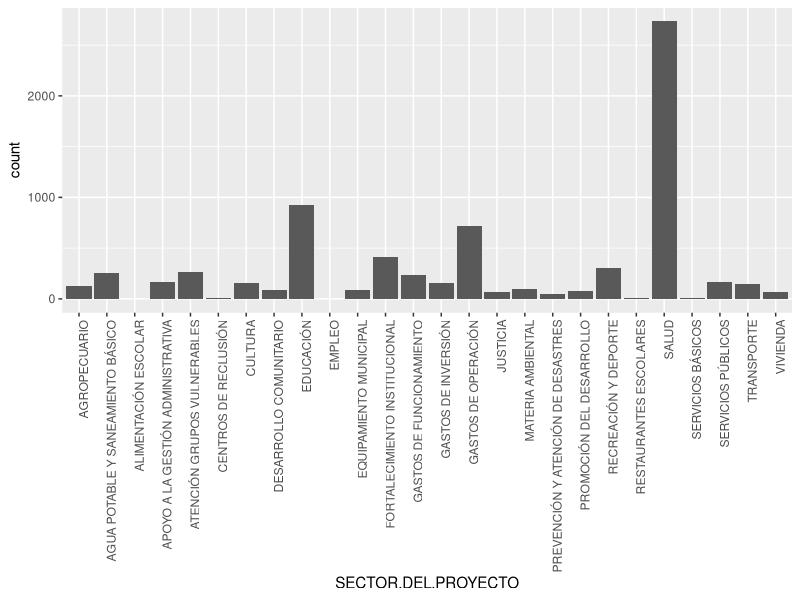
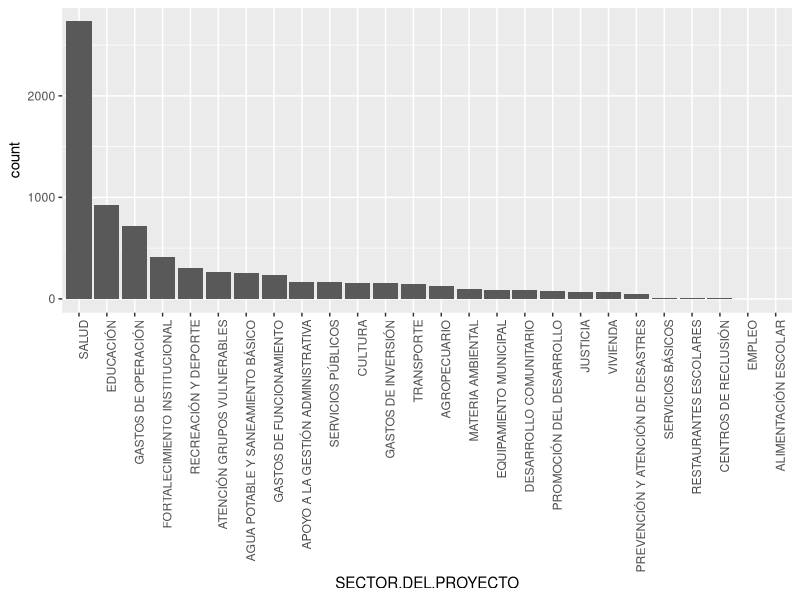
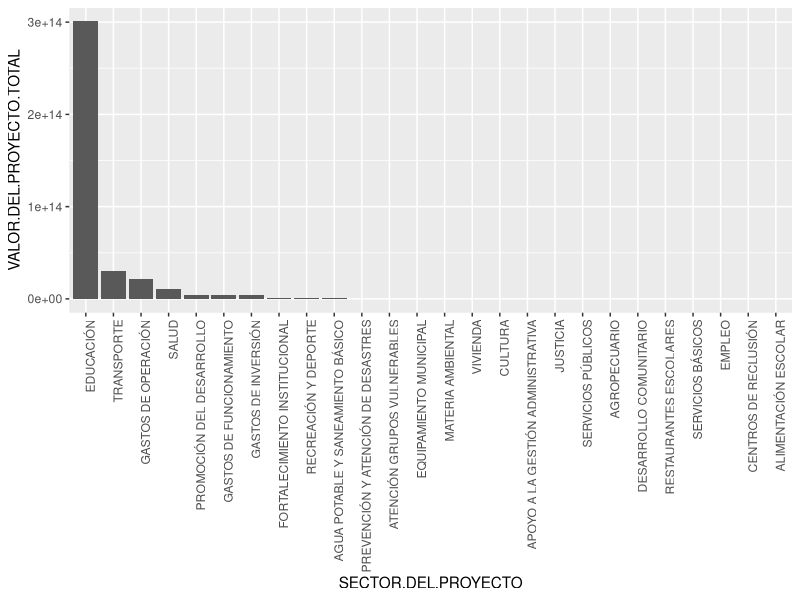
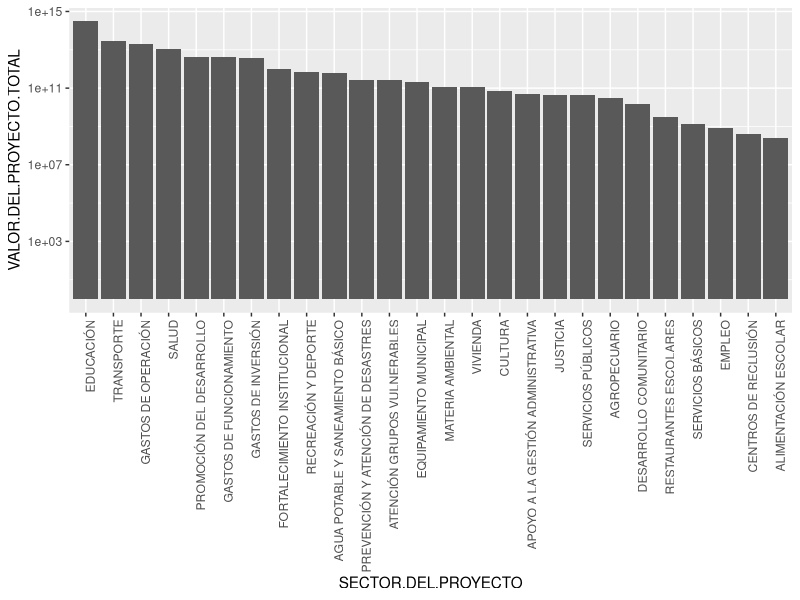

Write the R code that produced these figures, in order.
## ---- chunk 1
knitr::opts_chunk$set(echo = TRUE)
## ---- chunk 2
# Lee la base de datos.
contrata <- read.csv("Contratacion_Diciembre_2017.csv")

# Modifica y crea nuevas variable para adecuar la base de datos.
library(dplyr)
contrata <- contrata %>% 
            mutate(FECHA.SUSCRIPCIÓN = as.POSIXct(strptime(FECHA.SUSCRIPCIÓN, ## Convierte a fecha.
                                             format = "%m/%d/%Y %H:%M:%S")), 
                   FECHA.INICIO = as.POSIXct(strptime(FECHA.INICIO,   ## Convierte a fecha.
                                             format = "%m/%d/%Y %H:%M:%S")),
                   VALOR.CONTRATO = 
                   as.numeric(as.character(
                               recode(VALOR.CONTRATO, `#############` = ""))), ## Convierte a numérico
                   lapso     = as.numeric(FECHA.INICIO - FECHA.SUSCRIPCIÓN)/(3600*24), ## Calcula lapso de tiempo.
                   difPresup = DISPONIBILIDADES.PRESUPUESTALES -
                               REGISTROS.PRESUPUESTALES) ## Calcula diferencia de presupuesto.

## ---- chunk 3
# Muestra la estructura de la base de datos.
str(contrata)
## ---- chunk 4
# Resumen de la base de datos.
summary(contrata)
## ---- chunk 5
library(dplyr)
select(contrata, CÓDIGO.CONTRATO, PLAZO.ESTIMADO, VALOR.CONTRATO)
## ---- chunk 6
library(dplyr)
contrata1 <- select(contrata, CÓDIGO.CONTRATO, PLAZO.ESTIMADO, VALOR.CONTRATO)
head(contrata1) ## Primero seis (6) registros.
tail(contrata1) ## Últimos seis (6) resitros.
## ---- chunk 7
library(dplyr)
contrata2 <- contrata %>% 
            select(CÓDIGO.CONTRATO, PLAZO.ESTIMADO, VALOR.CONTRATO)
head(contrata2)
## ---- chunk 8
library(dplyr)
contrata3 <- contrata %>%
             select(CÓDIGO.CONTRATO, CÓDIGO.DEL.PROYECTO:VALOR.EJECUTADO.DEL.PROYECTO)
head(contrata3)
## ---- chunk 9
rm(contrata1, contrata2, contrata3)
## ---- chunk 10
library(dplyr)
contrata1 <- contrata %>%
            filter(VALOR.CONTRATO > 50000000)
head(contrata1)
## ---- chunk 11
library(dplyr)
contrata2 <- contrata %>%
            filter(VALOR.CONTRATO > 50000000 & PLAZO.ESTIMADO >= 60)
head(contrata2)
## ---- chunk 12
rm(contrata1, contrata2)
## ---- chunk 13
library(dplyr)
contrata1 <- contrata %>%
             slice(20:30)
head(contrata1)
tail(contrata1)
## ---- chunk 14
library(dplyr)
contrata2 <- contrata %>%
             slice(-3001:-n())
head(contrata2)
## ---- chunk 15
rm(contrata1, contrata2)
## ---- chunk 16
library(dplyr)
contrata1 <- contrata %>%
             arrange(desc(VALOR.CONTRATO))
head(contrata1)
## ---- chunk 17
library(dplyr)
contrata2 <- contrata %>%
             arrange(SECTOR.DEL.PROYECTO, VALOR.CONTRATO, desc(VALOR.DEL.PROYECTO))
head(contrata2)
## ---- chunk 18
rm(contrata1, contrata2)
## ---- chunk 19
library(dplyr)
contrata1 <- contrata %>%
             mutate(porc_proy = (VALOR.CONTRATO / VALOR.DEL.PROYECTO) * 100)
head(contrata1)
## ---- chunk 20
rm(contrata1)
## ---- chunk 21
library(dplyr)
contrata1 <- contrata %>%
             summarise(mediaValorContrato = mean(VALOR.CONTRATO, na.rm = TRUE))
contrata1
## ---- chunk 22
library(dplyr)
contrata2 <- contrata %>%
             summarise(mediaValorContrato = mean(VALOR.CONTRATO, na.rm = TRUE),
                       maximoValorContrato = max(VALOR.CONTRATO, na.rm = TRUE),
                       maximoValorProyecto = max(VALOR.DEL.PROYECTO, na.rm = TRUE))
contrata2
## ---- chunk 23
rm(contrata1, contrata2)
## ---- chunk 24
library(dplyr)
contrata1 <- contrata %>%
             group_by(SECTOR.DEL.PROYECTO)
head(contrata1)

## ---- chunk 25
library(dplyr)
contrata2 <- contrata %>%
             group_by(SECTOR.DEL.PROYECTO) %>%
             summarise(mediaValorContrato = mean(VALOR.CONTRATO, na.rm = TRUE))
contrata2
## ---- chunk 26
rm(contrata1, contrata2)
## ---- chunk 27
contrata1 <- contrata %>%
             group_by(SECTOR.DEL.PROYECTO) %>%
             arrange(desc(VALOR.CONTRATO)) %>%
             slice(1:3) %>%
             select(SECTOR.DEL.PROYECTO, CÓDIGO.CONTRATO, VALOR.CONTRATO)
data.frame(contrata1)
## ---- chunk 28
library(ggplot2)
ggplot(contrata, aes(SECTOR.DEL.PROYECTO)) +
  geom_bar() +
  theme(axis.text.x = element_text(angle = 90, hjust = 1))
## ---- chunk 29
tabla1 <- sort(table(contrata$SECTOR.DEL.PROYECTO), decreasing = TRUE)
contrata$SECTOR.DEL.PROYECTO <- factor(contrata$SECTOR.DEL.PROYECTO,
                                       levels = names(tabla1))
library(ggplot2)
ggplot(contrata, aes(SECTOR.DEL.PROYECTO)) +
  geom_bar() +
  theme(axis.text.x = element_text(angle = 90, hjust = 1)) 
## ---- chunk 30
library(dplyr)
proy_sect <- contrata %>%
           group_by(SECTOR.DEL.PROYECTO) %>%
           summarize(VALOR.DEL.PROYECTO.TOTAL = sum(VALOR.DEL.PROYECTO)) %>%
           dplyr::arrange(desc(VALOR.DEL.PROYECTO.TOTAL)) %>%
           mutate(SECTOR.DEL.PROYECTO = 
                    factor(SECTOR.DEL.PROYECTO, levels = SECTOR.DEL.PROYECTO))

proy_sect
## ---- chunk 31
library(ggplot2)
ggplot(proy_sect, aes(SECTOR.DEL.PROYECTO, VALOR.DEL.PROYECTO.TOTAL)) +
     geom_bar(stat = "identity") + 
  theme(axis.text.x = element_text(angle = 90, hjust = 1)) 
## ---- chunk 32
library(ggplot2)
ggplot(proy_sect, aes(SECTOR.DEL.PROYECTO, VALOR.DEL.PROYECTO.TOTAL)) +
     geom_bar(stat = "identity") + 
  theme(axis.text.x = element_text(angle = 90, hjust = 1)) +
  scale_y_log10()
## ---- chunk 33
library(dplyr)
numcontra <- contrata %>%
             group_by(IDENTIFICACIÓN.CONTRATISTA, NOMBRE.CONTRATISTA) %>%
             summarise(num_contratos = n()) %>%
             arrange(desc(num_contratos))

numcontra %>%
  ungroup() %>%
  select(NOMBRE.CONTRATISTA, num_contratos) %>%
  slice(1:7)
